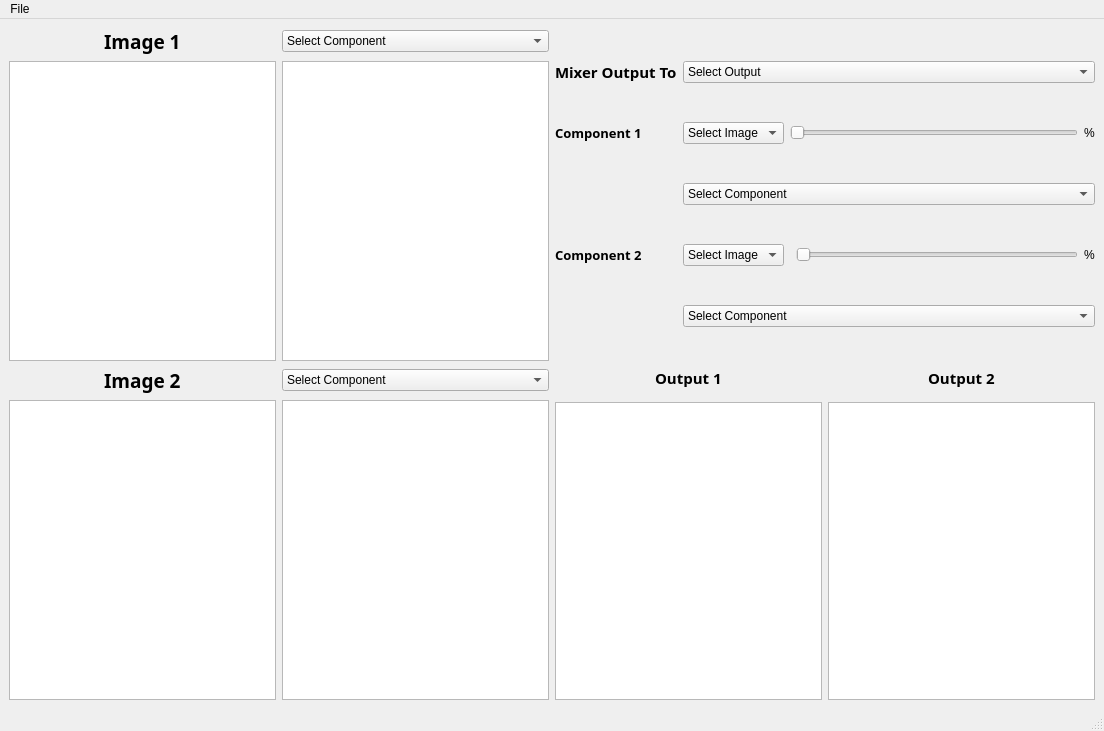
<?xml version="1.0" encoding="UTF-8"?>
<ui version="4.0">
 <class>MainWindow</class>
 <widget class="QMainWindow" name="MainWindow">
  <property name="geometry">
   <rect>
    <x>0</x>
    <y>0</y>
    <width>1104</width>
    <height>731</height>
   </rect>
  </property>
  <property name="windowTitle">
   <string>MainWindow</string>
  </property>
  <widget class="QWidget" name="centralwidget">
   <layout class="QGridLayout" name="gridLayout_5">
    <item row="0" column="0">
     <layout class="QGridLayout" name="gridLayout_2">
      <item row="0" column="0" alignment="Qt::AlignHCenter">
       <widget class="QLabel" name="label">
        <property name="font">
         <font>
          <family>Segoe UI Black</family>
          <pointsize>14</pointsize>
          <weight>75</weight>
          <bold>true</bold>
         </font>
        </property>
        <property name="text">
         <string>Image 1</string>
        </property>
       </widget>
      </item>
      <item row="0" column="1">
       <widget class="QComboBox" name="image1_combobox">
        <item>
         <property name="text">
          <string>Select Component</string>
         </property>
        </item>
        <item>
         <property name="text">
          <string>Magnitude</string>
         </property>
        </item>
        <item>
         <property name="text">
          <string>Phase</string>
         </property>
        </item>
        <item>
         <property name="text">
          <string>Real</string>
         </property>
        </item>
        <item>
         <property name="text">
          <string>Imaginary</string>
         </property>
        </item>
       </widget>
      </item>
      <item row="1" column="0">
       <widget class="ImageView" name="Original_image1">
        <property name="sizePolicy">
         <sizepolicy hsizetype="Expanding" vsizetype="Expanding">
          <horstretch>0</horstretch>
          <verstretch>0</verstretch>
         </sizepolicy>
        </property>
        <property name="minimumSize">
         <size>
          <width>0</width>
          <height>0</height>
         </size>
        </property>
        <property name="styleSheet">
         <string notr="true"/>
        </property>
       </widget>
      </item>
      <item row="1" column="1">
       <widget class="ImageView" name="Modified_image1">
        <property name="sizePolicy">
         <sizepolicy hsizetype="Expanding" vsizetype="Expanding">
          <horstretch>0</horstretch>
          <verstretch>0</verstretch>
         </sizepolicy>
        </property>
        <property name="minimumSize">
         <size>
          <width>0</width>
          <height>0</height>
         </size>
        </property>
        <property name="styleSheet">
         <string notr="true"/>
        </property>
       </widget>
      </item>
     </layout>
    </item>
    <item row="0" column="1">
     <layout class="QGridLayout" name="gridLayout">
      <item row="3" column="3">
       <widget class="QSlider" name="Component2_slider">
        <property name="orientation">
         <enum>Qt::Horizontal</enum>
        </property>
       </widget>
      </item>
      <item row="1" column="1">
       <widget class="QComboBox" name="choose_image1">
        <item>
         <property name="text">
          <string>Select Image</string>
         </property>
        </item>
        <item>
         <property name="text">
          <string>Image 1</string>
         </property>
        </item>
        <item>
         <property name="text">
          <string>Image 2</string>
         </property>
        </item>
       </widget>
      </item>
      <item row="3" column="1">
       <widget class="QComboBox" name="choose_image2">
        <item>
         <property name="text">
          <string>Select Image</string>
         </property>
        </item>
        <item>
         <property name="text">
          <string>Image 1</string>
         </property>
        </item>
        <item>
         <property name="text">
          <string>Image 2</string>
         </property>
        </item>
       </widget>
      </item>
      <item row="1" column="2" colspan="2">
       <widget class="QSlider" name="Component1_slider">
        <property name="maximum">
         <number>100</number>
        </property>
        <property name="orientation">
         <enum>Qt::Horizontal</enum>
        </property>
       </widget>
      </item>
      <item row="0" column="0">
       <widget class="QLabel" name="label_4">
        <property name="font">
         <font>
          <family>Segoe UI Black</family>
          <pointsize>11</pointsize>
          <weight>75</weight>
          <bold>true</bold>
         </font>
        </property>
        <property name="text">
         <string>Mixer Output To</string>
        </property>
       </widget>
      </item>
      <item row="1" column="4">
       <widget class="QLabel" name="label_15">
        <property name="text">
         <string>%</string>
        </property>
       </widget>
      </item>
      <item row="3" column="4">
       <widget class="QLabel" name="label_16">
        <property name="text">
         <string>%</string>
        </property>
       </widget>
      </item>
      <item row="2" column="1" colspan="4">
       <widget class="QComboBox" name="Component1_combobox">
        <item>
         <property name="text">
          <string>Select Component</string>
         </property>
        </item>
        <item>
         <property name="text">
          <string>Magnitude</string>
         </property>
        </item>
        <item>
         <property name="text">
          <string>Phase</string>
         </property>
        </item>
        <item>
         <property name="text">
          <string>Real</string>
         </property>
        </item>
        <item>
         <property name="text">
          <string>Imaginary</string>
         </property>
        </item>
        <item>
         <property name="text">
          <string>Uni Magnitude</string>
         </property>
        </item>
        <item>
         <property name="text">
          <string>Uni Phase</string>
         </property>
        </item>
       </widget>
      </item>
      <item row="0" column="1" colspan="4">
       <widget class="QComboBox" name="output_combobox">
        <item>
         <property name="text">
          <string>Select Output</string>
         </property>
        </item>
        <item>
         <property name="text">
          <string>Output 1</string>
         </property>
        </item>
        <item>
         <property name="text">
          <string>Output 2</string>
         </property>
        </item>
       </widget>
      </item>
      <item row="4" column="1" colspan="4">
       <widget class="QComboBox" name="Component2_combobox">
        <item>
         <property name="text">
          <string>Select Component</string>
         </property>
        </item>
        <item>
         <property name="text">
          <string>Magnitude</string>
         </property>
        </item>
        <item>
         <property name="text">
          <string>Phase</string>
         </property>
        </item>
        <item>
         <property name="text">
          <string>Real</string>
         </property>
        </item>
        <item>
         <property name="text">
          <string>Imaginary</string>
         </property>
        </item>
        <item>
         <property name="text">
          <string>New Item</string>
         </property>
        </item>
        <item>
         <property name="text">
          <string>Uni Magnitude</string>
         </property>
        </item>
        <item>
         <property name="text">
          <string>Uni Phase</string>
         </property>
        </item>
       </widget>
      </item>
      <item row="3" column="0">
       <widget class="QLabel" name="label_6">
        <property name="font">
         <font>
          <family>Segoe UI Black</family>
          <pointsize>10</pointsize>
          <weight>75</weight>
          <bold>true</bold>
         </font>
        </property>
        <property name="text">
         <string>Component 2       </string>
        </property>
       </widget>
      </item>
      <item row="1" column="0">
       <widget class="QLabel" name="label_14">
        <property name="font">
         <font>
          <family>Segoe UI Black</family>
          <pointsize>10</pointsize>
          <weight>75</weight>
          <bold>true</bold>
         </font>
        </property>
        <property name="text">
         <string>Component 1      </string>
        </property>
       </widget>
      </item>
     </layout>
    </item>
    <item row="1" column="0">
     <layout class="QGridLayout" name="gridLayout_4">
      <item row="0" column="0" alignment="Qt::AlignHCenter">
       <widget class="QLabel" name="label_7">
        <property name="font">
         <font>
          <family>Segoe UI Black</family>
          <pointsize>14</pointsize>
          <weight>75</weight>
          <bold>true</bold>
         </font>
        </property>
        <property name="text">
         <string>Image 2</string>
        </property>
       </widget>
      </item>
      <item row="0" column="1">
       <widget class="QComboBox" name="image2_combobox">
        <item>
         <property name="text">
          <string>Select Component</string>
         </property>
        </item>
        <item>
         <property name="text">
          <string>Magnitude</string>
         </property>
        </item>
        <item>
         <property name="text">
          <string>Phase</string>
         </property>
        </item>
        <item>
         <property name="text">
          <string>Real</string>
         </property>
        </item>
        <item>
         <property name="text">
          <string>Imaginary</string>
         </property>
        </item>
       </widget>
      </item>
      <item row="1" column="0">
       <widget class="ImageView" name="Original_image2">
        <property name="sizePolicy">
         <sizepolicy hsizetype="Expanding" vsizetype="Expanding">
          <horstretch>0</horstretch>
          <verstretch>0</verstretch>
         </sizepolicy>
        </property>
        <property name="minimumSize">
         <size>
          <width>0</width>
          <height>0</height>
         </size>
        </property>
        <property name="styleSheet">
         <string notr="true"/>
        </property>
       </widget>
      </item>
      <item row="1" column="1">
       <widget class="ImageView" name="Modified_image2">
        <property name="sizePolicy">
         <sizepolicy hsizetype="Expanding" vsizetype="Expanding">
          <horstretch>0</horstretch>
          <verstretch>0</verstretch>
         </sizepolicy>
        </property>
        <property name="minimumSize">
         <size>
          <width>0</width>
          <height>0</height>
         </size>
        </property>
        <property name="styleSheet">
         <string notr="true"/>
        </property>
       </widget>
      </item>
     </layout>
    </item>
    <item row="1" column="1">
     <layout class="QGridLayout" name="gridLayout_3">
      <property name="verticalSpacing">
       <number>13</number>
      </property>
      <item row="0" column="0" alignment="Qt::AlignHCenter">
       <widget class="QLabel" name="label_13">
        <property name="font">
         <font>
          <family>Segoe UI Black</family>
          <pointsize>11</pointsize>
          <weight>75</weight>
          <bold>true</bold>
         </font>
        </property>
        <property name="text">
         <string>Output 1</string>
        </property>
       </widget>
      </item>
      <item row="0" column="1" alignment="Qt::AlignHCenter">
       <widget class="QLabel" name="label_11">
        <property name="font">
         <font>
          <family>Segoe UI Black</family>
          <pointsize>11</pointsize>
          <weight>75</weight>
          <bold>true</bold>
         </font>
        </property>
        <property name="text">
         <string>Output 2</string>
        </property>
       </widget>
      </item>
      <item row="1" column="0">
       <widget class="ImageView" name="Output_image1">
        <property name="sizePolicy">
         <sizepolicy hsizetype="Expanding" vsizetype="Expanding">
          <horstretch>0</horstretch>
          <verstretch>0</verstretch>
         </sizepolicy>
        </property>
        <property name="minimumSize">
         <size>
          <width>0</width>
          <height>0</height>
         </size>
        </property>
        <property name="styleSheet">
         <string notr="true"/>
        </property>
       </widget>
      </item>
      <item row="1" column="1">
       <widget class="ImageView" name="Output_image2">
        <property name="sizePolicy">
         <sizepolicy hsizetype="Expanding" vsizetype="Expanding">
          <horstretch>0</horstretch>
          <verstretch>0</verstretch>
         </sizepolicy>
        </property>
        <property name="minimumSize">
         <size>
          <width>0</width>
          <height>0</height>
         </size>
        </property>
        <property name="styleSheet">
         <string notr="true"/>
        </property>
       </widget>
      </item>
     </layout>
    </item>
   </layout>
  </widget>
  <widget class="QMenuBar" name="menubar">
   <property name="geometry">
    <rect>
     <x>0</x>
     <y>0</y>
     <width>1104</width>
     <height>26</height>
    </rect>
   </property>
   <widget class="QMenu" name="menuFile">
    <property name="title">
     <string>File</string>
    </property>
    <widget class="QMenu" name="menuOpen_File">
     <property name="title">
      <string>Open</string>
     </property>
     <addaction name="actionImage_1"/>
     <addaction name="actionImage_2"/>
    </widget>
    <addaction name="menuOpen_File"/>
   </widget>
   <addaction name="menuFile"/>
  </widget>
  <widget class="QStatusBar" name="statusbar"/>
  <action name="actionImage_1">
   <property name="text">
    <string>Image 1</string>
   </property>
  </action>
  <action name="actionImage_2">
   <property name="text">
    <string>Image 2</string>
   </property>
  </action>
 </widget>
 <customwidgets>
  <customwidget>
   <class>ImageView</class>
   <extends>QGraphicsView</extends>
   <header location="global">pyqtgraph</header>
   <container>1</container>
  </customwidget>
 </customwidgets>
 <resources/>
 <connections/>
</ui>
